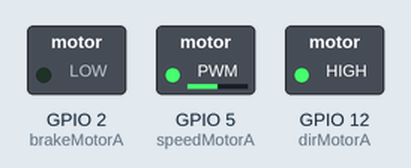
Bench run of a sketch on a simulated ESP8266 (NodeMCU). On the bench: switched loads named in the sketch (green lamp = pin HIGH).

Above: at 0.05 s.
At 4.5 s:
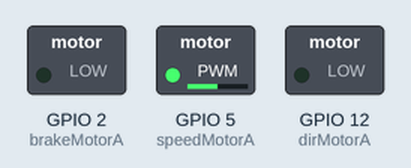
At 8.95 s:
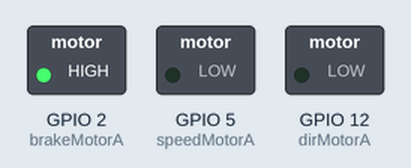
Timing chart, 0 to 11.7 s (numbered marks = the images above):
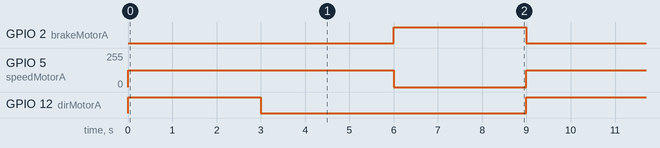

Measured:
- by itself, GPIO 2 (brakeMotorA), GPIO 12 (dirMotorA): alternates HIGH for 3.0 s and LOW for 6.0 s
- by itself, GPIO 5 (speedMotorA): alternates 127/255 for 6.0 s and 0/255 for 3.0 s

The sketch:

motorTest4.ino
```cpp
#include <ESP8266WiFi.h>
#include <WiFiClient.h>
#include <ESP8266WebServer.h>
#include <ESP8266mDNS.h>

int dirMotorA = 12; //
int speedMotorA = 5; //3 //ours: 5
int brakeMotorA = 2; //9 //our: 2

//with dirMotorA and dirMotorB below it goes forward
//Need to figure out the correct turning pin and go from there
int dirMotorB = 14;
// int speedMotorB = 13;
int brakeMotorB = 0;
//int fireAll = 4;

void setup() {
  // put your setup code here, to run once:

  //Setup Channel A
   pinMode(brakeMotorA, OUTPUT); //Initiates Brake Channel A pin
   pinMode(dirMotorA, OUTPUT); //Initiates Motor Channel A pin
   pinMode(speedMotorA, OUTPUT);

   digitalWrite(brakeMotorA, LOW);
   // analogWrite(speedMotorA, 127);
   digitalWrite(dirMotorA, HIGH);
   digitalWrite(brakeMotorA, HIGH);
}

void loop() {
  // put your main code here, to run repeatedly:
  //forward @ full speed
  digitalWrite(brakeMotorA, LOW);   //Disengage the Brake for Channel A
  digitalWrite(dirMotorA, HIGH); //Establishes forward direction of Channel A
  analogWrite(speedMotorA, 127);   //Spins the motor on Channel A at full speed

  delay(3000);

  digitalWrite(brakeMotorA, LOW);   //Disengage the Brake for Channel A
  digitalWrite(dirMotorA, LOW); //Establishes reverse direction of Channel A
  analogWrite(speedMotorA, 127);   //Spins the motor on Channel A at full speed

  delay(3000);
  analogWrite(speedMotorA, 0);
  digitalWrite(brakeMotorA, HIGH); //Eengage the Brake for Channel A

  delay(3000);
}
```
